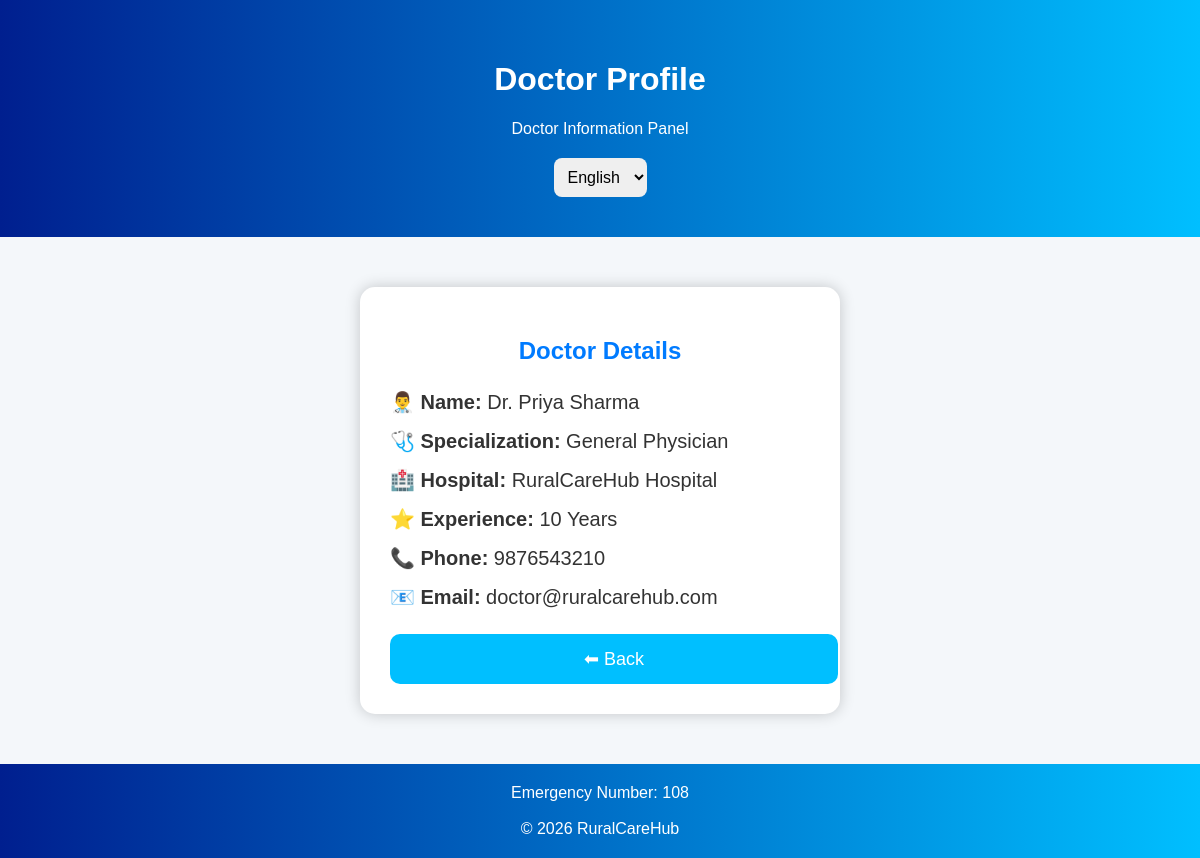
/doctor-profile, run on an earlier commit of the app's database.
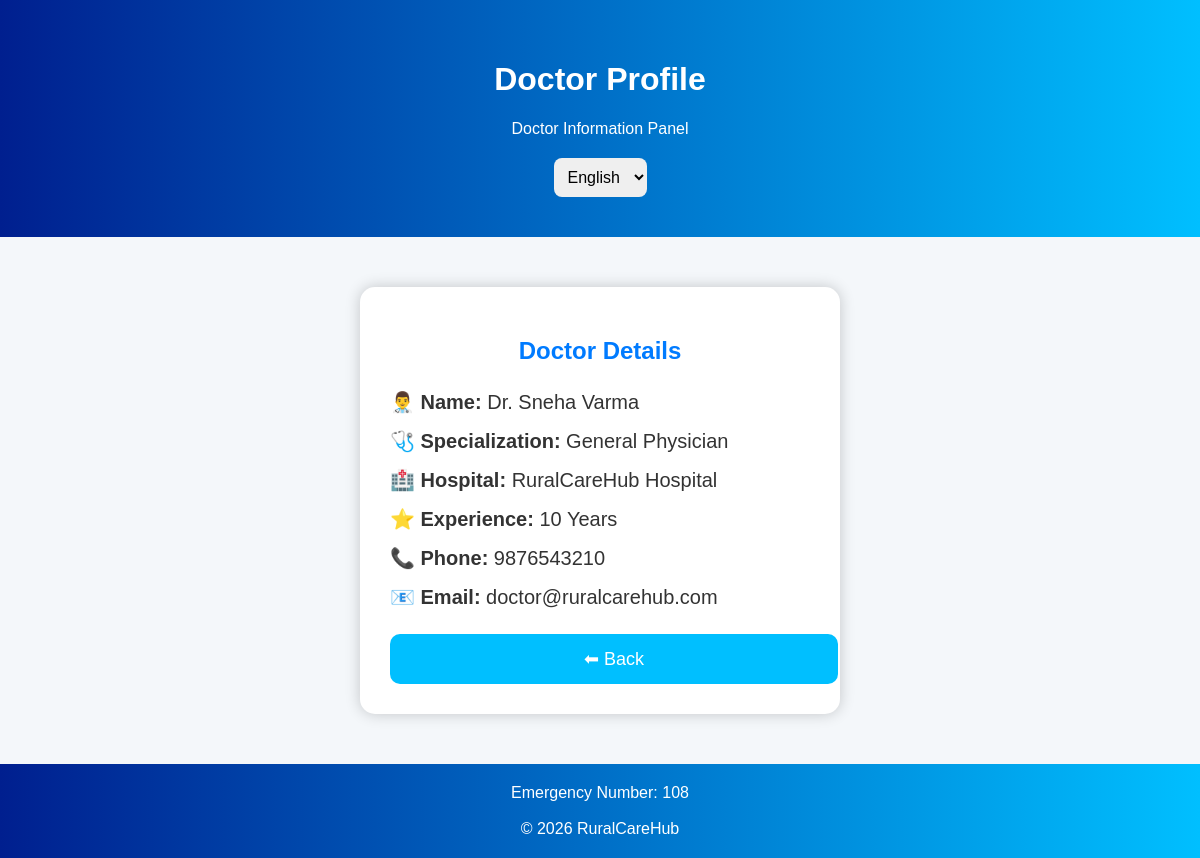
And on a later commit of the database.
### app.py (models this page shows)
class Appointment(db.Model):
    id = db.Column(db.Integer, primary_key=True)
    patient_name = db.Column(db.String(100))
    doctor_name = db.Column(db.String(100))
    appointment_date = db.Column(db.String(50))
    appointment_time = db.Column(db.String(50))
    symptoms = db.Column(db.String(500))
    age = db.Column(db.String(10))
    blood_group = db.Column(db.String(10))

### app.py (the view, shortened to what this page needs)
@app.route('/doctor-profile')
def doctor_profile():
    latest_appointment = Appointment.query.order_by(
        Appointment.id.desc()
    ).first()
    if latest_appointment:
        doctor = {
            "name": latest_appointment.doctor_name,
            "specialization": "General Physician",
            "hospital": "RuralCareHub Hospital",
            "experience": "10 Years",
            "phone": "9876543210",
            "email": "doctor@ruralcarehub.com"
        }
    return render_template(
        'doctor_profile.html',
        doctor=doctor
    )

### templates/doctor_profile.html (shortened to what this page needs)
<!DOCTYPE html>
<html lang="en">
<head>
</head>
<body>
<div class="header">
<h1 id="title">
Doctor Profile
</h1>
<p id="subtitle">
Doctor Information Panel
</p>
<div class="language-box">
<select onchange="changeLanguage(this.value)">
<option value="english">
English
</option>
</select>
</div>
</div>
<div class="card">
<h2 id="details">
Doctor Details
</h2>
<p>
👨‍⚕️
<b id="nameText">
Name:
</b>
{{ doctor.name }}
</p>
<p>
🩺
<b id="specializationText">
Specialization:
</b>
{{ doctor.specialization }}
</p>
<p>
🏥
<b id="hospitalText">
Hospital:
</b>
{{ doctor.hospital }}
</p>
<p>
⭐
<b id="experienceText">
Experience:
</b>
{{ doctor.experience }}
</p>
<p>
📞
<b id="phoneText">
Phone:
</b>
{{ doctor.phone }}
</p>
<p>
📧
<b id="emailText">
Email:
</b>
{{ doctor.email }}
</p>
<a href="/doctor-dashboard"
class="btn"
id="backBtn">
⬅ Back
</a>
</div>
<div class="footer">
Emergency Number: 108
<br><br>
© 2026 RuralCareHub
</div>
</body>
</html>

What changed in the data, as far as the page shows it:
no longer on this page (row unchanged): Appointment: name "Dr. Priya Sharma"
added Appointment: name "Dr. Sneha Varma"
